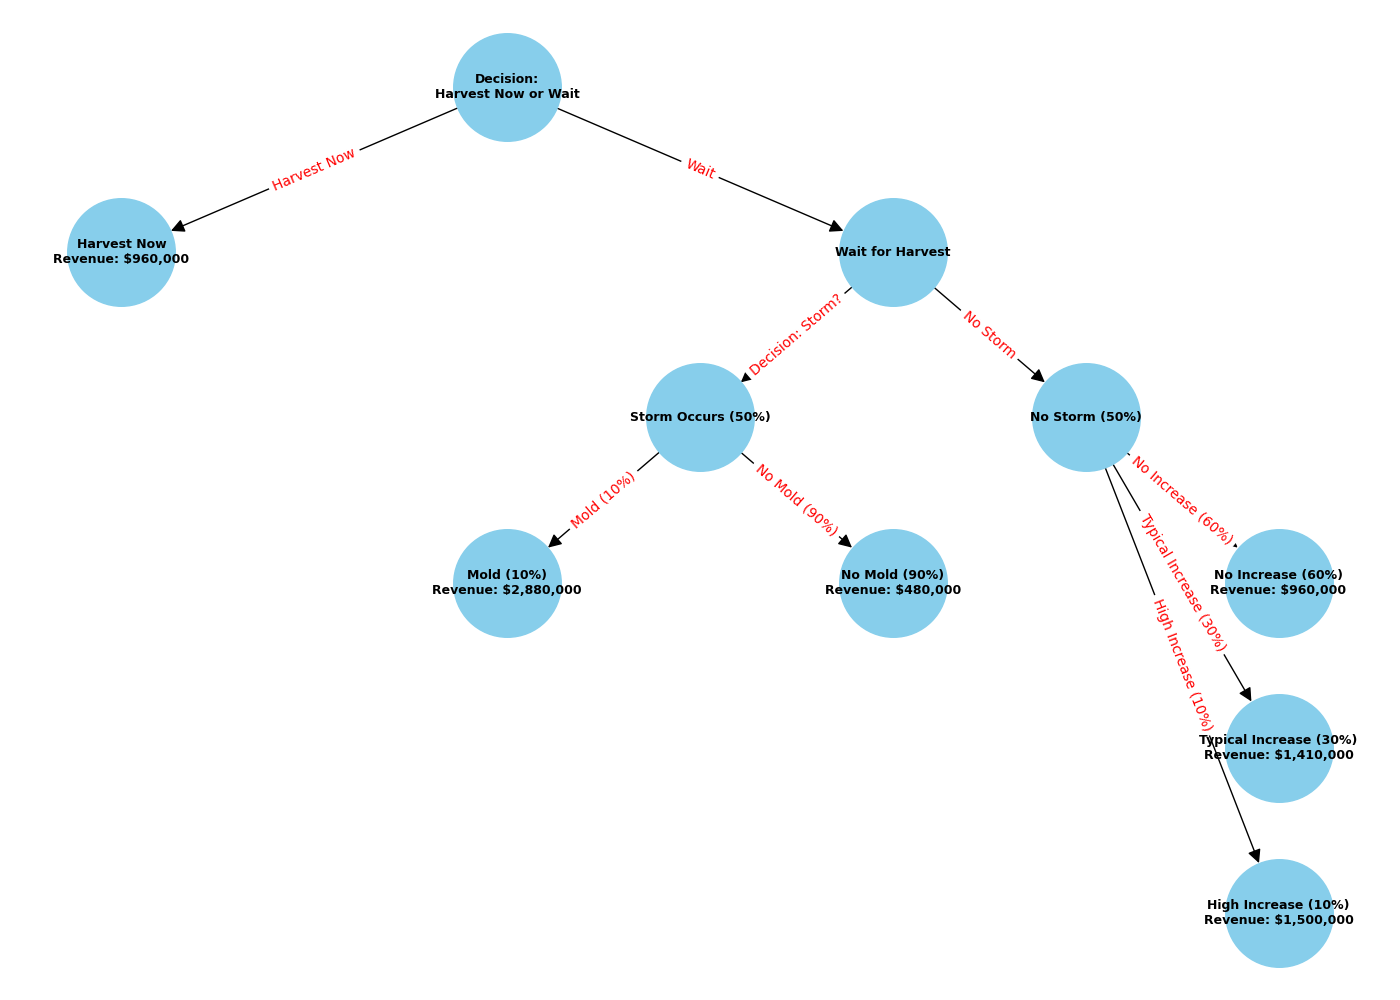

Generate this figure with Python:
import matplotlib.pyplot as plt
import networkx as nx

# Create a directed graph
G = nx.DiGraph()

# Define positions and labels for each node
positions = {
    'Decision': (0, 10), 
    'Harvest Now': (-10, 8), 
    'Wait for Harvest': (10, 8),
    'Storm Occurs': (5, 6), 
    'No Storm': (15, 6),
    'Mold': (0, 4),
    'No Mold': (10, 4),
    'No Increase': (20, 4),
    'Typical Increase': (20, 2),
    'High Increase': (20, 0)
}

labels = {
    'Decision': 'Decision:\nHarvest Now or Wait',
    'Harvest Now': 'Harvest Now\nRevenue: $960,000',
    'Wait for Harvest': 'Wait for Harvest',
    'Storm Occurs': 'Storm Occurs (50%)',
    'No Storm': 'No Storm (50%)',
    'Mold': 'Mold (10%)\nRevenue: $2,880,000',
    'No Mold': 'No Mold (90%)\nRevenue: $480,000',
    'No Increase': 'No Increase (60%)\nRevenue: $960,000',
    'Typical Increase': 'Typical Increase (30%)\nRevenue: $1,410,000',
    'High Increase': 'High Increase (10%)\nRevenue: $1,500,000'
}

# Add nodes with labels
for node, pos in positions.items():
    G.add_node(node, pos=pos, label=labels[node])

# Define and add edges
edges = [
    ('Decision', 'Harvest Now'),
    ('Decision', 'Wait for Harvest'),
    ('Wait for Harvest', 'Storm Occurs'),
    ('Wait for Harvest', 'No Storm'),
    ('Storm Occurs', 'Mold'),
    ('Storm Occurs', 'No Mold'),
    ('No Storm', 'No Increase'),
    ('No Storm', 'Typical Increase'),
    ('No Storm', 'High Increase')
]

edge_labels = {
    ('Decision', 'Harvest Now'): 'Harvest Now',
    ('Decision', 'Wait for Harvest'): 'Wait',
    ('Wait for Harvest', 'Storm Occurs'): 'Decision: Storm?',
    ('Wait for Harvest', 'No Storm'): 'No Storm',
    ('Storm Occurs', 'Mold'): 'Mold (10%)',
    ('Storm Occurs', 'No Mold'): 'No Mold (90%)',
    ('No Storm', 'No Increase'): 'No Increase (60%)',
    ('No Storm', 'Typical Increase'): 'Typical Increase (30%)',
    ('No Storm', 'High Increase'): 'High Increase (10%)'
}

for edge in edges:
    G.add_edge(*edge)

# Set up the plot with matplotlib
plt.figure(figsize=(14, 10))
nx.draw(G, pos=nx.get_node_attributes(G, 'pos'), with_labels=True, labels=nx.get_node_attributes(G, 'label'), node_size=6000, node_color='skyblue', font_size=9, font_weight='bold', arrowstyle='-|>', arrowsize=20)
nx.draw_networkx_edge_labels(G, pos=nx.get_node_attributes(G, 'pos'), edge_labels=edge_labels, font_color='red')
plt.title('Alejandro\'s Decision Tree', size=15)

# Save the plot to a PNG file in the current directory
plt.savefig('task1_graph.png')

# Optionally display the plot as well
plt.show()
